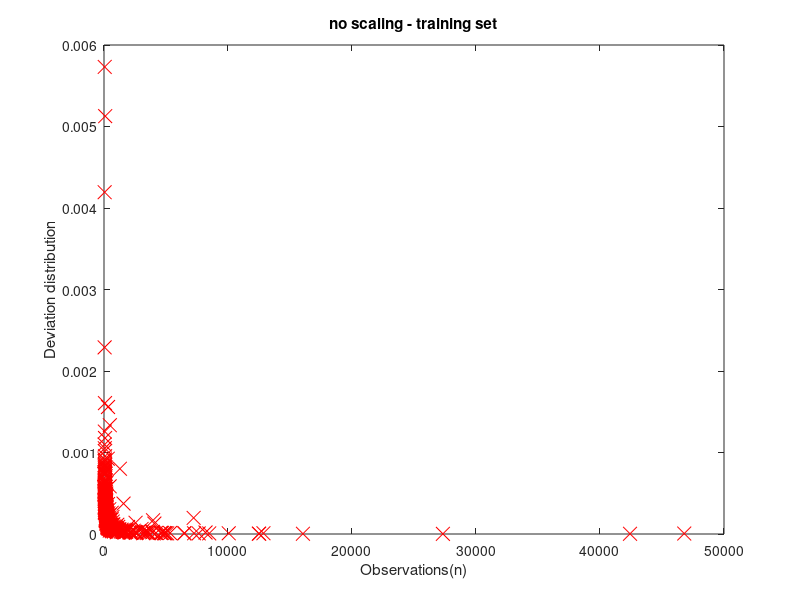
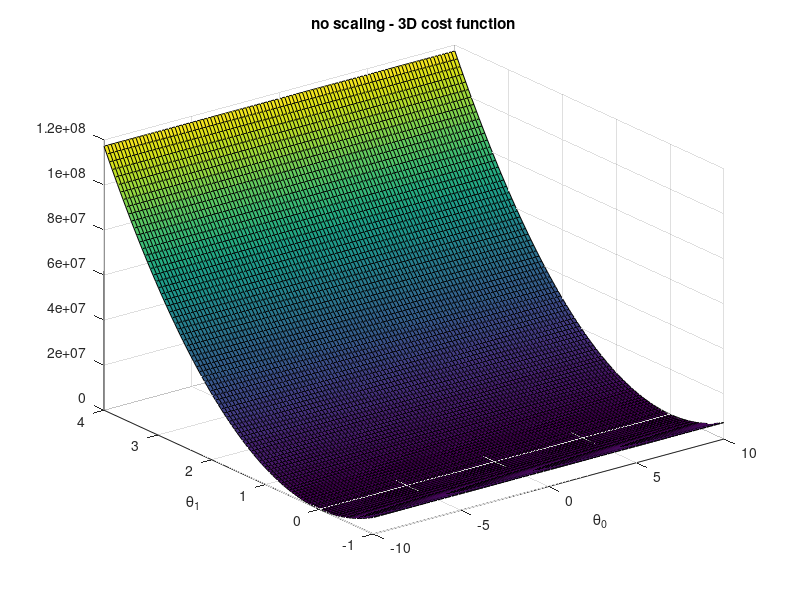
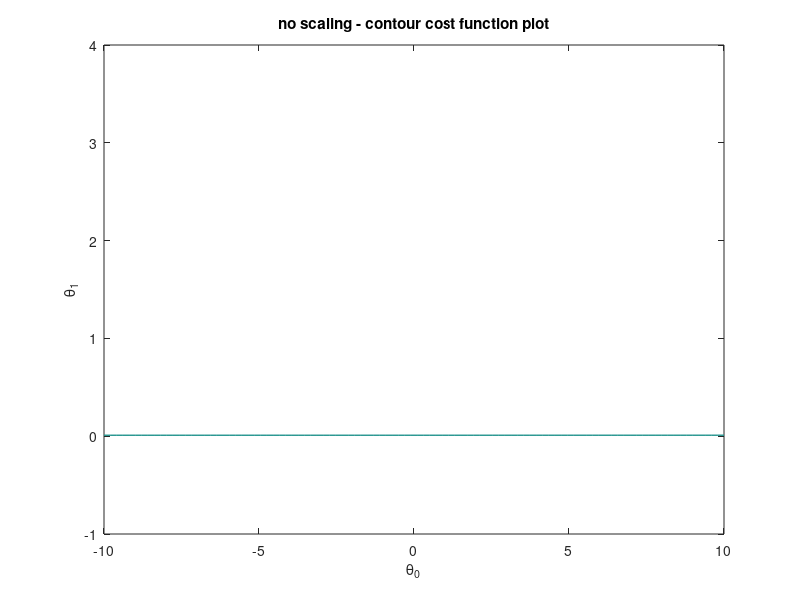
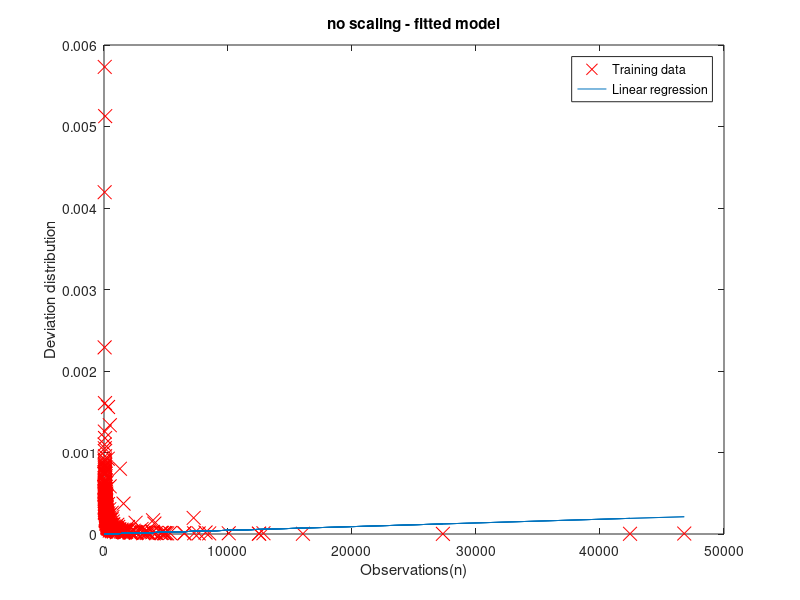

These charts were generated, in order, by the following MATLAB code:
%#!/bin/octave

%First part is from ex1 AndrewNG coursera (in pdf, no here), second part is here
%This script covers the procedure used by AndrewNG in the coursera data but
%applied to a part of Wickham's tidy data paper case study
%Extra procedures like root mean squares and regularization computation will be
%covered in another script "Assignment3_UnivariateRegression_extra.m"

%Used R to export csv with the data
%Used BASH to format the data for OCTAVE

%There is one section for the unscaled data and one for the log scaled data

%%%%%%%%%%%%%%%%%%%%%%%%%%%%%%%%%%%%%%%%%%%%%%%%%%%%%%%%%%%%%%%%%%%%%%%%%%%%%%%
%Load, ready up data and variables
clear; close all; clc
fprintf('Start of linear scale computations...\n')
data = load('deviation_tidy_wickham.txt');
X = data(:, 1);
y = data(:, 2);
m = length(y);

%Plot the training set
figure
plot(X, y, 'rx', 'MarkerSize', 10);
xlabel('Observations(n)'); ylabel('Deviation distribution');
title('no scaling - training set')

%Compute the cost function J (quadratic errors in this case)
%assuming thetas of 0 for testing the computation
theta = zeros(2, 1);
X = [ones(m, 1), X(:, 1)];

function J = CostFun1(X, y, m, theta)
  prediction_products = X * theta;
  squared_differences = (prediction_products - y) .^2;
  J = sum(squared_differences) / (2 * m);
endfunction

CostFun1(X, y, m, theta)
fprintf('The latter is the cost of the error function when thetas are zeros\n')

%Plot the error function
theta0_vals = linspace(-10, 10, 100);
theta1_vals = linspace(-1, 4, 100);

J_vals = zeros(length(theta0_vals), length(theta1_vals));

for i = 1 : length(theta0_vals)
  for j = 1 : length(theta1_vals)
    t = [theta0_vals(i); theta1_vals(j)];
    J_vals(i, j) = CostFun1(X, y, m, t);
  end
end

J_vals = J_vals';
figure
surf(theta0_vals, theta1_vals, J_vals)
xlabel('\theta_0'); ylabel('\theta_1');
title('no scaling - 3D cost function')

figure
contour(theta0_vals, theta1_vals, J_vals, logspace(-2, 3, 20))
xlabel('\theta_0'); ylabel('\theta_1');
title('no scaling - contour cost function plot')

%Compute grade and Descent
iterations = 1500;
alpha = 0.00000001;
J_history = zeros(iterations, 1);

for j = 1 : iterations
  delta = (((X * theta - y)' * X) / m)';
  theta = theta - (alpha * delta);

  J_history(j, 1) = CostFun1(X, y, m, theta);
end;

theta'
fprintf('The latter are the parameters for theta0 & theta1');
fprintf(' respectively that minimize the cost function\n')

%Plot the fitted model
old_X = data(:, 1);
figure
plot(old_X, y, 'rx', 'MarkerSize', 10);
xlabel('Observations(n)'); ylabel('Deviation distribution');
title('no scaling - fitted model')
hold on;

plot(X(:, 2), X * theta, '-')
legend('Training data', 'Linear regression')
hold off;

fprintf('End of linear scale computations\n\n')

%%%%%%%%%%%%%%%%%%%%%%%%%%%%%%%%%%%%%%%%%%%%%%%%%%%%%%%%%%%%%%%%%%%%%%%%%%%%%%%%
fprintf('Start of log scale computations...\n')
%Load, ready up data and variables
clear
data = load('deviation_tidy_wickham.txt');
X = log10(data(:, 1));
y = log10(data(:, 2));
m = length(y);

%Plot the training set
figure
plot(X, y, 'rx', 'MarkerSize', 10);
xlabel('Observations(n)'); ylabel('Deviation distribution');
title('log scale - training set')

%Compute the cost function J (quadratic errors in this case)
%assuming thetas of 0 for testing the computation
theta = zeros(2, 1);
X = [ones(m, 1), X(:, 1)];

function J = CostFun2(X, y, m, theta)
  prediction_products = X * theta;
  squared_differences = (prediction_products - y) .^2;
  J = sum(squared_differences) / (2 * m);
endfunction

CostFun2(X, y, m, theta)
fprintf('The latter is the cost of the error function when thetas are zeros\n')

%Plot the error function
theta0_vals = linspace(-10, 10, 100);
theta1_vals = linspace(-1, 4, 100);

J_vals = zeros(length(theta0_vals), length(theta1_vals));

for i = 1 : length(theta0_vals)
  for j = 1 : length(theta1_vals)
    t = [theta0_vals(i); theta1_vals(j)];
    J_vals(i, j) = CostFun2(X, y, m, t);
  end
end

J_vals = J_vals';
figure
surf(theta0_vals, theta1_vals, J_vals)
xlabel('\theta_0'); ylabel('\theta_1');
title('log scale - 3D cost function')

figure
contour(theta0_vals, theta1_vals, J_vals, logspace(-2, 3, 20))
xlabel('\theta_0'); ylabel('\theta_1');
title('log scale - contour cost function plot')

%Compute grade and Descent
iterations = 1500;
alpha = 0.01;
J_history = zeros(iterations, 1);

for j = 1 : iterations
  delta = (((X * theta - y)' * X) / m)';
  theta = theta - (alpha * delta);

  J_history(j, 1) = CostFun2(X, y, m, theta);
end;

theta'
fprintf('The latter are the parameters for theta0 & theta1');
fprintf(' respectively that minimize the cost function\n')

%Plot the fitted model
old_X = log10(data(:, 1));
figure
plot(old_X, y, 'rx', 'MarkerSize', 10);
xlabel('Observations(n)'); ylabel('Deviation distribution');
title('log scale - fitted model')
hold on;

plot(X(:, 2), X * theta, '-')
legend('Training data', 'Linear regression')
hold off;

fprintf('End of log scale computations\n')
